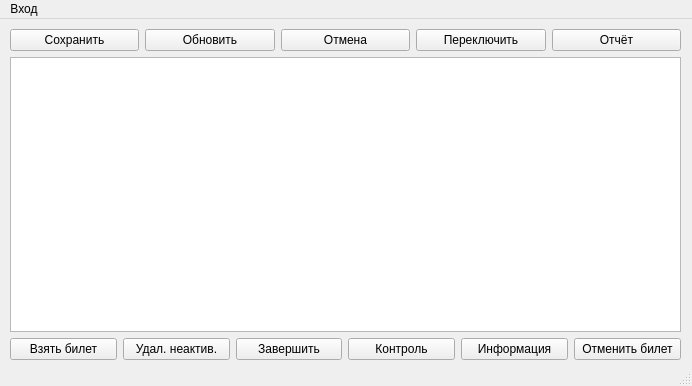
<?xml version="1.0" encoding="UTF-8"?>
<ui version="4.0">
 <class>MainWindow</class>
 <widget class="QMainWindow" name="MainWindow">
  <property name="geometry">
   <rect>
    <x>0</x>
    <y>0</y>
    <width>692</width>
    <height>386</height>
   </rect>
  </property>
  <property name="windowTitle">
   <string>MainWindow</string>
  </property>
  <widget class="QWidget" name="centralwidget">
   <widget class="QWidget" name="gridLayoutWidget">
    <property name="geometry">
     <rect>
      <x>10</x>
      <y>10</y>
      <width>671</width>
      <height>331</height>
     </rect>
    </property>
    <layout class="QGridLayout" name="gridLayout">
     <property name="sizeConstraint">
      <enum>QLayout::SizeConstraint::SetMaximumSize</enum>
     </property>
     <item row="1" column="0">
      <widget class="QTableView" name="tableView"/>
     </item>
     <item row="2" column="0">
      <layout class="QHBoxLayout" name="horizontalLayout_3">
       <item>
        <widget class="QPushButton" name="pb_add_tick">
         <property name="text">
          <string>Взять билет</string>
         </property>
        </widget>
       </item>
       <item>
        <widget class="QPushButton" name="pb_del_no_block">
         <property name="text">
          <string>Удал. неактив.</string>
         </property>
        </widget>
       </item>
       <item>
        <widget class="QPushButton" name="pb_clear_route_dat">
         <property name="text">
          <string>Завершить</string>
         </property>
        </widget>
       </item>
       <item>
        <widget class="QPushButton" name="pb_control">
         <property name="text">
          <string>Контроль</string>
         </property>
        </widget>
       </item>
       <item>
        <widget class="QPushButton" name="pb_info">
         <property name="text">
          <string>Информация</string>
         </property>
        </widget>
       </item>
       <item>
        <widget class="QPushButton" name="pb_del_tick">
         <property name="text">
          <string>Отменить билет</string>
         </property>
        </widget>
       </item>
      </layout>
     </item>
     <item row="0" column="0">
      <layout class="QHBoxLayout" name="horizontalLayout">
       <item>
        <widget class="QPushButton" name="pb_save">
         <property name="text">
          <string>Сохранить</string>
         </property>
        </widget>
       </item>
       <item>
        <widget class="QPushButton" name="pb_update">
         <property name="text">
          <string>Обновить</string>
         </property>
        </widget>
       </item>
       <item>
        <widget class="QPushButton" name="pb_cancel">
         <property name="text">
          <string>Отмена</string>
         </property>
        </widget>
       </item>
       <item>
        <widget class="QPushButton" name="pb_chek_data">
         <property name="text">
          <string>Переключить</string>
         </property>
        </widget>
       </item>
       <item>
        <widget class="QPushButton" name="pb_to_file">
         <property name="text">
          <string>Отчёт</string>
         </property>
        </widget>
       </item>
      </layout>
     </item>
    </layout>
   </widget>
  </widget>
  <widget class="QMenuBar" name="menubar">
   <property name="geometry">
    <rect>
     <x>0</x>
     <y>0</y>
     <width>692</width>
     <height>20</height>
    </rect>
   </property>
   <widget class="QMenu" name="menu_2">
    <property name="title">
     <string>Вход</string>
    </property>
    <addaction name="action_reg"/>
    <addaction name="action_enter"/>
    <addaction name="action_exit_u"/>
   </widget>
   <addaction name="menu_2"/>
  </widget>
  <widget class="QStatusBar" name="statusbar"/>
  <action name="action_reg">
   <property name="text">
    <string>Регистрация</string>
   </property>
  </action>
  <action name="action_enter">
   <property name="text">
    <string>Вход</string>
   </property>
  </action>
  <action name="action_exit_u">
   <property name="text">
    <string>Выход</string>
   </property>
  </action>
 </widget>
 <resources/>
 <connections/>
</ui>
